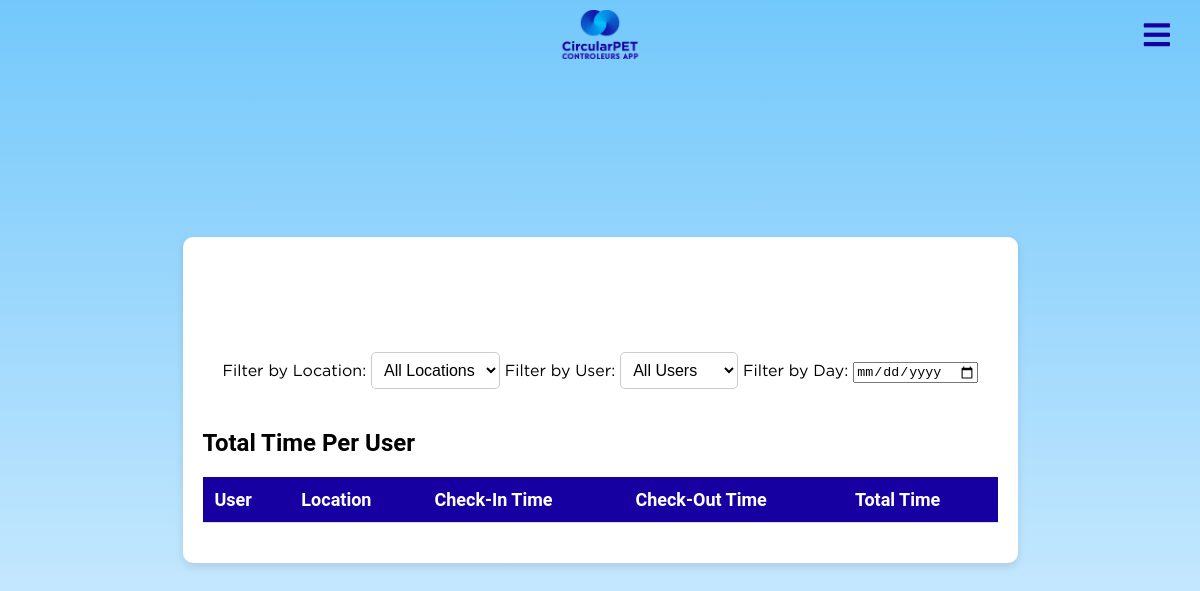
The app's page /check_in_out_logs (signed in), older data.
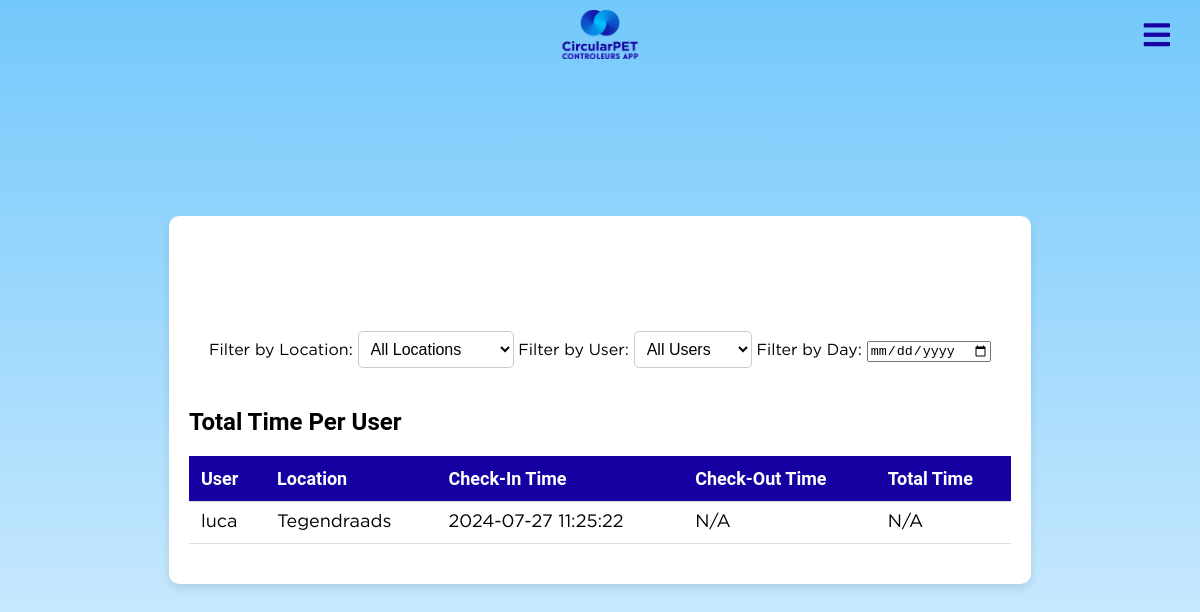
The same page, newer data.
### app.py (models this page shows, shortened)
class CheckInOutLog(db.Model):
    id = db.Column(db.Integer, primary_key=True)
    user_id = db.Column(db.Integer, db.ForeignKey('user.id'), nullable=False)
    location_id = db.Column(db.Integer, db.ForeignKey('location.id'), nullable=False)
    check_in_time = db.Column(db.DateTime, nullable=True)
    check_out_time = db.Column(db.DateTime, nullable=True)
    user = db.relationship('User', backref='check_in_out_logs')
    location = db.relationship('Location', backref='check_in_out_logs')

class User(db.Model, UserMixin):  # Extend User model with UserMixin
    id = db.Column(db.Integer, primary_key=True)
    username = db.Column(db.String(80), unique=True, nullable=False)
    password = db.Column(db.String(120), nullable=False)
    is_admin = db.Column(db.Boolean, default=False, nullable=False)
    location_id = db.Column(db.Integer, db.ForeignKey('location.id'), nullable=True)
    location = db.relationship('Location', backref=db.backref('users', lazy=True))
    group = db.Column(db.String(120), nullable=True)
    badges = db.Column(db.Integer, default=0)
    profile_picture = db.Column(db.String(255), nullable=True)
    email = db.Column(db.String(120), unique=True, nullable=False)  # New email field
    phone_number = db.Column(db.String(20), nullable=True)  # New phone number field
    has_accessed_briefing = db.Column(db.Boolean, default=False)

class Location(db.Model):
    id = db.Column(db.Integer, primary_key=True)
    name = db.Column(db.String(100), nullable=True)
    date = db.Column(db.Date, nullable=True)
    address = db.Column(db.String(200), nullable=True)
    start_time = db.Column(db.Time, nullable=True)
    amount_of_days = db.Column(db.Integer, nullable=True)
    website_links = db.Column(db.String(200), nullable=True)
    zakken = db.Column(db.Integer, nullable=False, default=0)
    bekers = db.Column(db.Integer, nullable=False, default=0)
    url = db.Column(db.String(500), nullable=True)
    map_image = db.Column(db.String(255))
    max_people = db.Column(db.Integer, nullable=False, default=10)
    closed = db.Column(db.Boolean, default=False)  # Ensure this line is included
    pdf_path = db.Column(db.String(255), nullable=True)  # Add this line

### app.py (the view)
@app.route('/check_in_out_logs')
@login_required
def check_in_out_logs():
    location_id = request.args.get('location')
    user_id = request.args.get('user')
    day = request.args.get('day')
    logs_query = CheckInOutLog.query
    if location_id:
        logs_query = logs_query.filter_by(location_id=location_id)
    if user_id:
        logs_query = logs_query.filter_by(user_id=user_id)
    if day:
        day_start = datetime.strptime(day, '%Y-%m-%d')
        day_end = day_start + timedelta(days=1)
        logs_query = logs_query.filter(CheckInOutLog.check_in_time >= day_start, CheckInOutLog.check_in_time < day_end)
    logs = logs_query.order_by(CheckInOutLog.check_in_time.desc()).all()
    locations = Location.query.all()
    users = User.query.all()
    selected_location = int(location_id) if location_id else None
    selected_user = int(user_id) if user_id else None
    selected_day = day if day else ""
    total_time_per_user = {}
    for log in logs:
        if log.check_in_time and log.check_out_time:
            duration = log.check_out_time - log.check_in_time
            if log.user.username not in total_time_per_user:
                total_time_per_user[log.user.username] = duration
            else:
                total_time_per_user[log.user.username] += duration
    return render_template('check_in_out_logs.html', logs=logs, locations=locations, users=users, selected_location=selected_location, selected_user=selected_user, selected_day=selected_day, total_time_per_user=total_time_per_user)

### app.py (called while the page is built)
@login_manager.user_loader
def load_user(user_id):
    return User.query.get(int(user_id))

### templates/check_in_out_logs.html (shortened to what this page needs)
<!DOCTYPE html>
<html lang="en">
<head>
    <link rel="stylesheet" href="{{ url_for('static', filename='main.css') }}">
    <link rel="stylesheet" href="https://cdnjs.cloudflare.com/ajax/libs/font-awesome/5.15.1/css/all.min.css">
</head>
<body>
    <img src="{{ url_for('static', filename='logo.png') }}" alt="CircularPET Logo" class="logo2">
    <div class="gear-icon-container">
        <i id="toggleSidebar" class="fa fa-bars"></i>
    </div>
    <div class="logs-container">
        <h1>Check-In/Out Logs</h1>
        <div class="filter-container">
            <form method="GET" action="{{ url_for('check_in_out_logs') }}">
                <label for="location">Filter by Location:</label>
                <select name="location" id="location" onchange="this.form.submit()">
                    <option value="">All Locations</option>
                </select>
                <label for="user">Filter by User:</label>
                <select name="user" id="user" onchange="this.form.submit()">
                    <option value="">All Users</option>
                </select>
                <label for="day">Filter by Day:</label>
                <input type="date" name="day" id="day" value="{{ selected_day }}" onchange="this.form.submit()">
            </form>
        </div>
        <div class="total-time-container">
            <h2>Total Time Per User</h2>
        </div>
        <table>
            <thead>
                <tr>
                    <th>User</th>
                    <th>Location</th>
                    <th>Check-In Time</th>
                    <th>Check-Out Time</th>
                    <th>Total Time</th>
                </tr>
            </thead>
            <tbody>
                {% for log in logs %}
                <tr>
                    <td>{{ log.user.username }}</td>
                    <td>{{ log.location.name }}</td>
                    <td>{{ log.check_in_time.strftime('%Y-%m-%d %H:%M:%S') if log.check_in_time else 'N/A' }}</td>
                    <td>{{ log.check_out_time.strftime('%Y-%m-%d %H:%M:%S') if log.check_out_time else 'N/A' }}</td>
                    <td>
                        {% if log.check_in_time and log.check_out_time %}
                            {{ (log.check_out_time - log.check_in_time).total_seconds() // 3600 }}h {{ (log.check_out_time - log.check_in_time).total_seconds() % 3600 // 60 }}m
                        {% else %}
                            N/A
                        {% endif %}
                    </td>
                </tr>
                {% endfor %}
            </tbody>
        </table>
    </div>
</body>
</html>

Row changes from the older to the newer data that the page shows:
added CheckInOutLog: user.username "luca", location.name "Tegendraads", check_in_time "2024-07-27 11:25:22", check_out_time "N/A"
